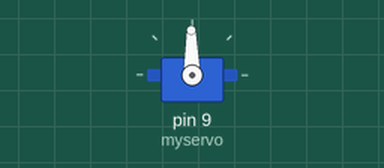
This sketch was run on a simulated Arduino Uno, built with avr-gcc and run on an emulated ATmega328P. Shown: servo.

Above: at 0.05 s.
At 0.95 s:
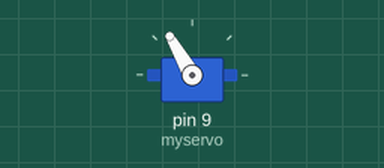
At 1.45 s:
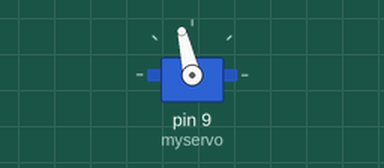
At 3.35 s:
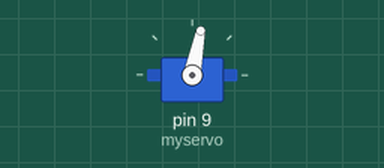
Timing chart, 0 to 8.4 s (numbered marks = the images above):
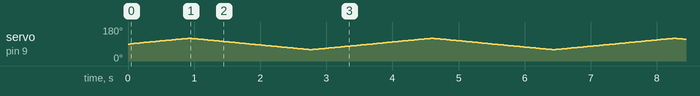

The sketch:

L6Z4SerkaLeon.ino
```cpp
#include <Servo.h>
Servo myservo;

int val;

void setup() {
  myservo.attach(9);
}

void loop() {
  for (int i = 90; i <= 120; i++) {
    myservo.write(i);
    delay(30);
  }

  for (int i = 120; i >= 60; i--) {
    myservo.write(i);
    delay(30);
  }

  for (int i = 60; i < 90; i++) {
    myservo.write(i);
    delay(30);
  }

}
```
